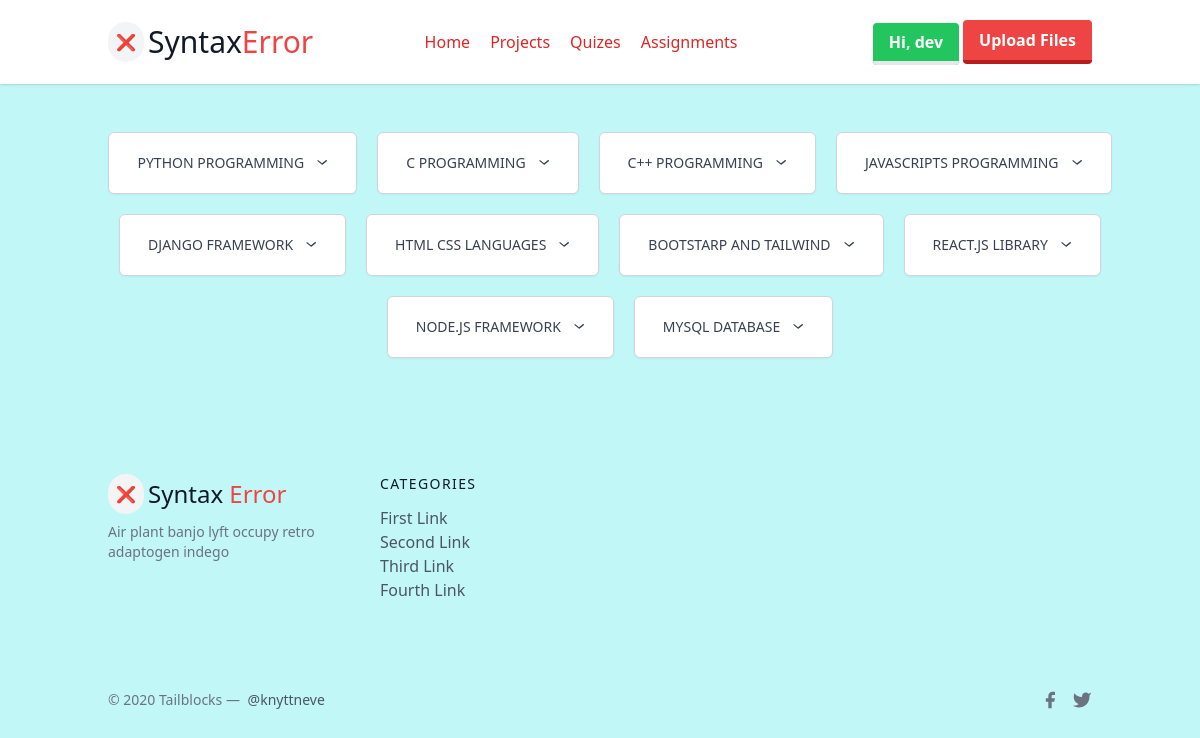
Page /all-assignment/ (signed in) on the committed database.
### all_apps/assignments/models.py (models this page shows, shortened)
class AllAssignment(models.Model):
    title = models.CharField(max_length=200)
    class Meta:
        verbose_name_plural = "All Categories"

### all_apps/assignments/views.py (the view)
# urls.py: path('all-assignment/',all_assi,name="all-assignment"),
def all_assi(request):
    as1=AllAssignment.objects.all()
    context={'as1':as1}
    return render(request,'alls.html',context)

### all_apps/assignments/templates/alls.html (shortened to what this page needs)
{% extends "base.html" %}
{% block content %}
<section>
    <div class="flex flex-wrap justify-center p-7 ">
        {% for assignment in as1 %}
        <div class="relative inline-block ml-5 mt-5 text-left">
            <div>
                <button type="button" class="inline-flex justify-center w-full rounded-md border border-gray-300 shadow-sm px-7 py-5 bg-white text-sm font-medium text-gray-700 hover:bg-gray-200 focus:outline-none focus:ring-2 focus:ring-indigo-500 focus:border-indigo-500" id="assignment-{{ assignment.id }}" aria-expanded="true" aria-haspopup="true">
                    {{ assignment.title }}
                    <svg class="-mr-1 ml-2 h-5 w-5" xmlns="http://www.w3.org/2000/svg" viewBox="0 0 20 20" fill="currentColor" aria-hidden="true">
                        <path fill-rule="evenodd" d="M5.23 7.21a.75.75 0 011.06 0L10 10.293l3.71-3.08a.75.75 0 111.06 1.06l-4 3.25a.75.75 0 01-1.06 0l-4-3.25a.75.75 0 010-1.06z" clip-rule="evenodd" />
                    </svg>
                </button>
            </div>
        </div>
        {% endfor %}
    </div>
</section>
<section>
    <div class="flex flex-wrap justify-center p-7">
    </div>
</section>
{% endblock content %}

### templates/base.html (shortened to what this page needs)
{% load static %}
<!doctype html>
<html>
<head>
  <script src="https://cdn.tailwindcss.com"></script>
</head>
<body style="background-color:rgb(194, 247, 247);">
<header class="text-gray-600 body-font bg-white shadow sticky w-full top-0">
  <div class="container mx-auto flex flex-wrap p-5 flex-col md:flex-row items-center">
    <a class="flex title-font font-medium items-center  text-gray-900 mb-4 md:mb-0">
      <span class="bg-gray-100 rounded-full p-2">❌</span>
      <span class="ml-1 text-2xl sm:text-xl md:text-3xl">Syntax<span class="text-red-500">Error</span></span>
    </a>
    <nav class="md:ml-auto md:mr-auto flex flex-wrap items-center text-base justify-center">
      <a href="{% url 'home' %}" class="mr-5 hover:text-gray-900 text-red-600">Home</a>
      <a href="{% url "all-projects" %}" class="mr-5 hover:text-gray-900 text-red-600">Projects</a>
      <a href="#" class="mr-5 hover:text-gray-900 text-red-600">Quizes</a>
      <a href="{% url 'all-assignment' %}" class="mr-5 hover:text-gray-900 text-red-600">Assignments</a>
    </nav>
    {% if request.user.is_authenticated %}
    <a href="{% url 'profile' %}">
      <span class="bg-green-500 m-1 hover:bg-blue-400 text-white font-bold py-2 px-4 border-b-4  hover:border-blue-500 rounded"> Hi, {{ request.user.username }} </span>
    </a>
    {% endif %}
    {% if user.is_superuser %}
    <a href="{% url 'upload-files' %}">
      <button class="bg-red-500 hover:bg-blue-400 text-white font-bold py-2 px-4 border-b-4 border-red-700 hover:border-blue-500 rounded">
        Upload Files
      </button>
    </a>
  {% endif %}
  </div>
</header>
{% block content %}
{% endblock content %}
<footer class="text-gray-600 body-font">
  <div class="container px-5 py-8 mx-auto flex flex-wrap md:flex-nowrap flex-col sm:flex-row">
    <div class="w-64 flex-shrink-0 md:mx-0 mx-auto text-center md:text-left">
      <a class="flex title-font font-medium items-center justify-center md:justify-start text-gray-900">
        <span class="bg-gray-100 rounded-full p-2">❌</span>
        <span class="ml-1 text-2xl">Syntax <span class="text-red-500">Error</span></span>
      </a>
      <p class="mt-2 text-sm text-gray-500">Air plant banjo lyft occupy retro adaptogen indego</p>
    </div>
    <div class="flex-grow flex flex-wrap justify-center md:justify-start mt-10 md:mt-0">
      <div class="lg:w-1/4 md:w-1/2 px-4">
        <h2 class="title-font font-medium text-gray-900 tracking-widest text-sm mb-3">CATEGORIES</h2>
        <nav class="list-none mb-10">
          <li><a class="text-gray-600 hover:text-gray-800">First Link</a></li>
          <li><a class="text-gray-600 hover:text-gray-800">Second Link</a></li>
          <li><a class="text-gray-600 hover:text-gray-800">Third Link</a></li>
          <li><a class="text-gray-600 hover:text-gray-800">Fourth Link</a></li>
        </nav>
      </div>
    </div>
  </div>
  <div class="">
    <div class="container mx-auto py-4 px-5 flex flex-wrap flex-col sm:flex-row justify-between">
      <p class="text-gray-500 text-sm text-center sm:text-left">© 2020 Tailblocks —
        <a href="https://twitter.com/knyttneve" class="text-gray-600 ml-1" target="_blank">@knyttneve</a>
      </p>
      <span class="inline-flex sm:ml-auto sm:mt-0 mt-2 justify-center sm:justify-start">
        <a class="text-gray-500">
          <svg fill="currentColor" stroke-linecap="round" stroke-linejoin="round" stroke-width="2" class="w-5 h-5" viewBox="0 0 24 24">
            <path d="M18 2h-3a5 5 0 00-5 5v3H7v4h3v8h4v-8h3l1-4h-4V7a1 1 0 011-1h3z"></path>
          </svg>
        </a>
        <a class="ml-3 text-gray-500">
          <svg fill="currentColor" stroke-linecap="round" stroke-linejoin="round" stroke-width="2" class="w-5 h-5" viewBox="0 0 24 24">
            <path d="M23 3a10.9 10.9 0 01-3.14 1.53 4.48 4.48 0 00-7.86 3v1A10.66 10.66 0 013 4s-4 9 5 13a11.64 11.64 0 01-7 2c9 5 20 0 20-11.5a4.5 4.5 0 00-.08-.83A7.72 7.72 0 0023 3z"></path>
          </svg>
        </a>
      </span>
    </div>
  </div>
</footer>
</body>
</html>

### rows in the picture
AllAssignment: title "PYTHON PROGRAMMING"
AllAssignment: title "C PROGRAMMING"
AllAssignment: title "C++ PROGRAMMING"
AllAssignment: title "JAVASCRIPTS PROGRAMMING"
AllAssignment: title "DJANGO FRAMEWORK"
AllAssignment: title "HTML CSS LANGUAGES"
AllAssignment: title "BOOTSTARP AND TAILWIND"
AllAssignment: title "REACT.JS LIBRARY"
AllAssignment: title "NODE.JS FRAMEWORK"
AllAssignment: title "MYSQL DATABASE"

### other values in the picture
{{ request.user.username }} "dev"
